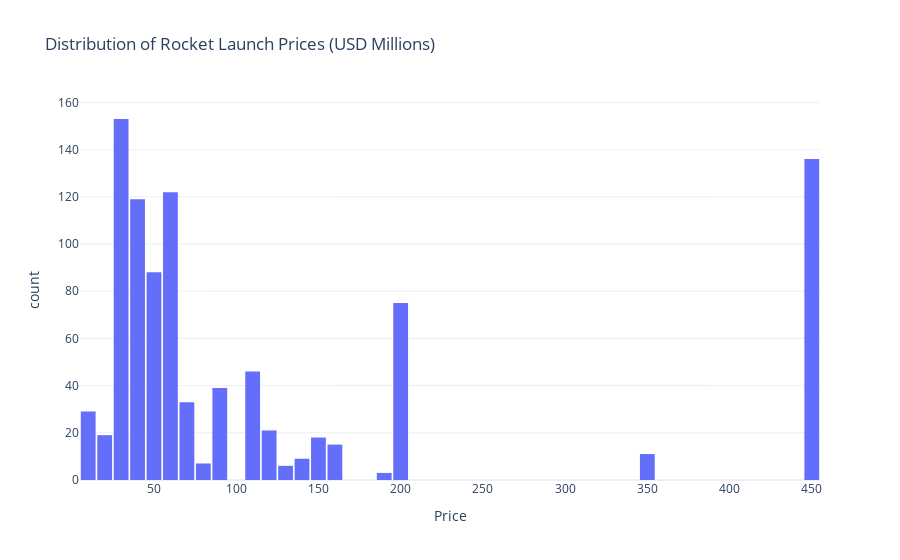

The notebook cell saved with this chart:
### Code cell
fig = px.histogram(
    cleaned_data[cleaned_data['Price'] < 1000],  
    x="Price",
    nbins=50,
    title="Distribution of Rocket Launch Prices (USD Millions)"
)
fig.update_layout(bargap=0.1, template="plotly_white")
fig.show()

### Figure 1 — Plotly figure (JSON) as saved in the notebook; plotly's stock layout.template omitted (floating-point values rounded to 4 significant figures; data arrays with more than 128 entries replaced by an {"elided": "..."} marker saying what was removed)
{"data": [{"bingroup": "x", "hovertemplate": "Price=%{x}<br>count=%{y}<extra></extra>", "legendgroup": "", "marker": {"color": "#636efa", "pattern": {"shape": ""}}, "name": "", "nbinsx": 50, "orientation": "v", "showlegend": false, "type": "histogram", "x": {"elided": "949 float values"}, "xaxis": "x", "yaxis": "y"}], "layout": {"autosize": true, "bargap": 0.1, "barmode": "relative", "legend": {"tracegroupgap": 0}, "title": {"text": "Distribution of Rocket Launch Prices (USD Millions)"}, "xaxis": {"anchor": "y", "autorange": true, "domain": [0, 1], "range": [5, 455], "title": {"text": "Price"}, "type": "linear"}, "yaxis": {"anchor": "x", "autorange": true, "domain": [0, 1], "range": [0, 161.1], "title": {"text": "count"}}}}
